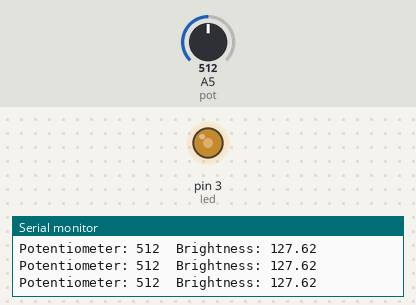
The sketch below on a simulated Arduino Uno, built with avr-gcc and run on an emulated ATmega328P. Parts: output pins drawn as LEDs (lit = HIGH), the last lines printed to the serial monitor. The inputs (shaded band) are chosen by the test bench; at power-on: A5 (pot) = 512.

Above: at 1.3 s.
1.4 s: A5 (pot) set to 716
At 2.6 s:
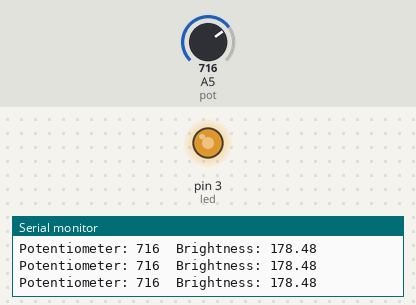
3.0 s: A5 (pot) set to 900
At 3.8 s:
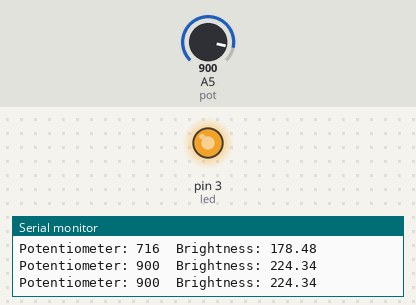
4.5 s: A5 (pot) set to 122
At 5.1 s:
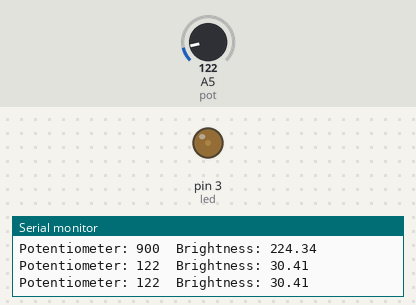
6.0 s: A5 (pot) set to 0
At 6.3 s:
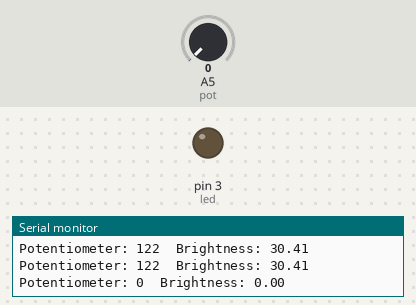
7.5 s: A5 (pot) set to 511
At 8.7 s:
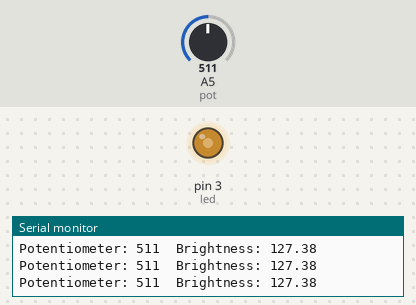
Timing chart, 0 to 10.0 s (numbered marks = the images above; inputs shaded):
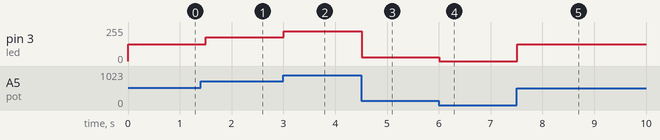

The sketch:

code.ino
```cpp
int pot = A5;
int led = 3;

float myMap(int value, int inMin, int inMax, float outMin, float outMax)
{
  return (float)((value-inMin)*(outMax-outMin))/((inMax-inMin)+outMin);
}

void setup()
{
  pinMode(pot, INPUT);
  pinMode(led, OUTPUT);

  Serial.begin(9600);
}

void loop()
{
  int potValue = analogRead(pot);

  float brightness = myMap(potValue, 0, 1023, 0, 255);

  analogWrite(led, brightness);

  Serial.print("Potentiometer: ");
  Serial.print(potValue);
  Serial.print("  Brightness: ");
  Serial.println(brightness);

  delay(500);
}
```

Measured:
- after the input at 1.4 s, pin 3 (led): 127/255 → 178/255 after 0.10 s
- after the input at 3.0 s, pin 3 (led): 178/255 → 224/255 at once
- after the input at 4.5 s, pin 3 (led): 224/255 → 30/255 at once
- after the input at 6.0 s, pin 3 (led): 30/255 → 0/255 at once
- after the input at 7.5 s, pin 3 (led): 0/255 → 127/255 at once
